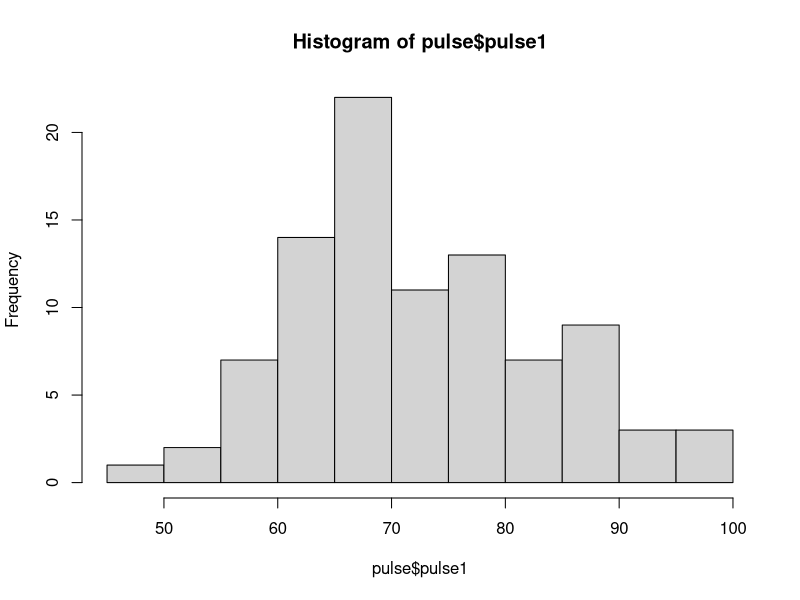
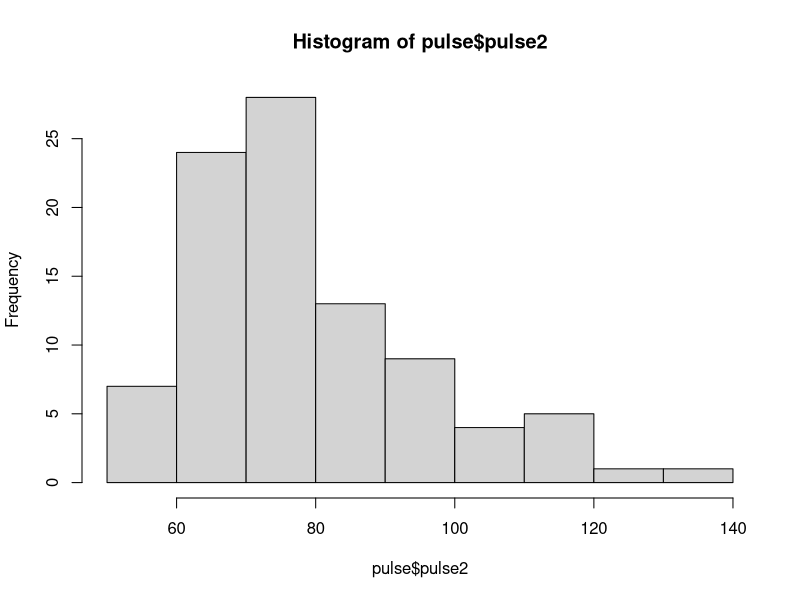
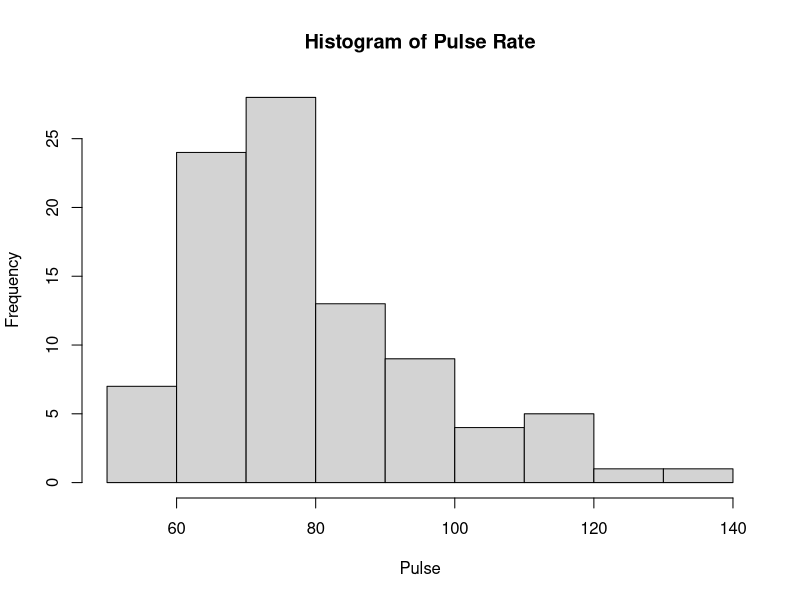
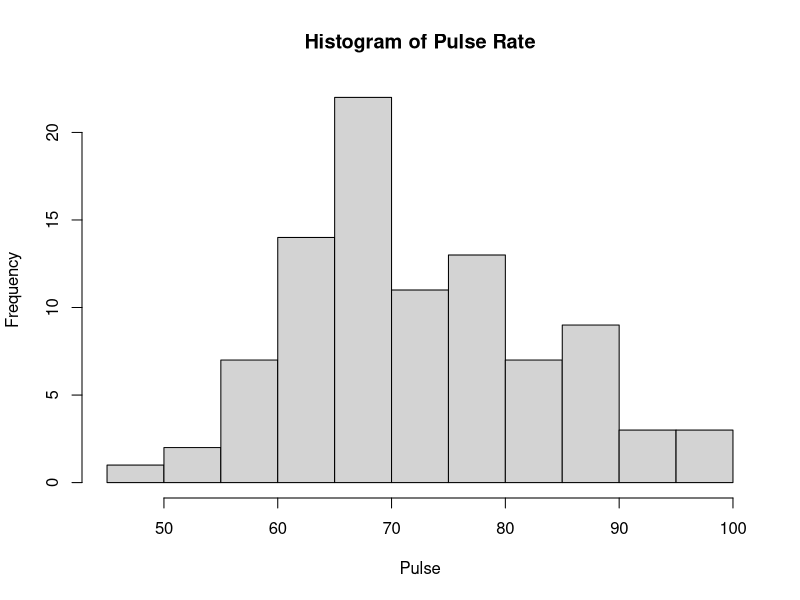
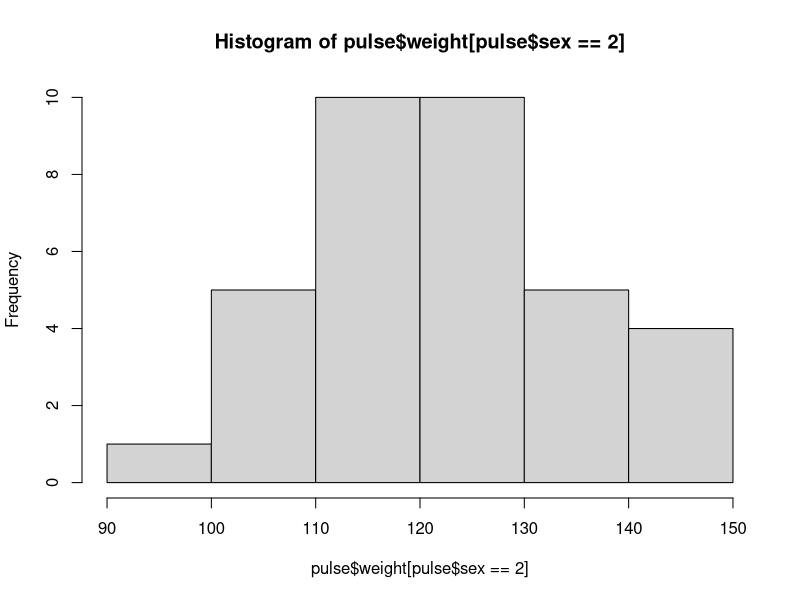
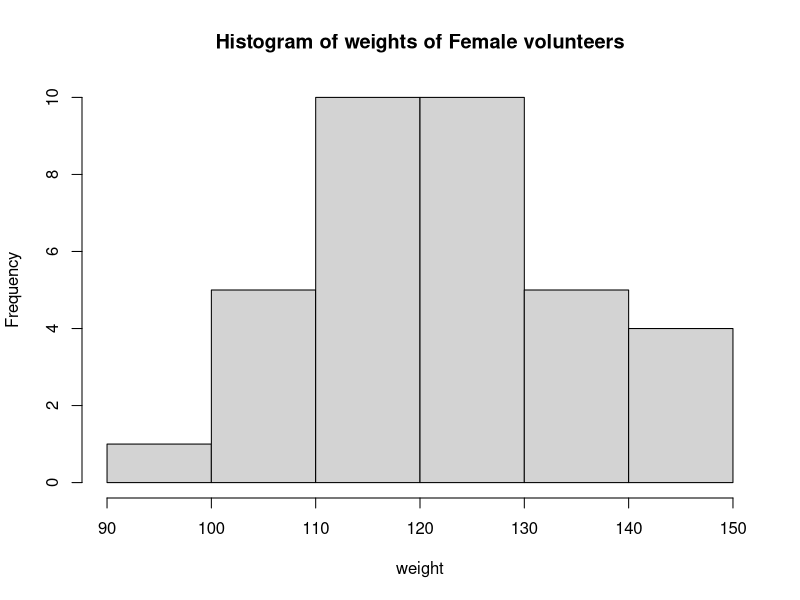
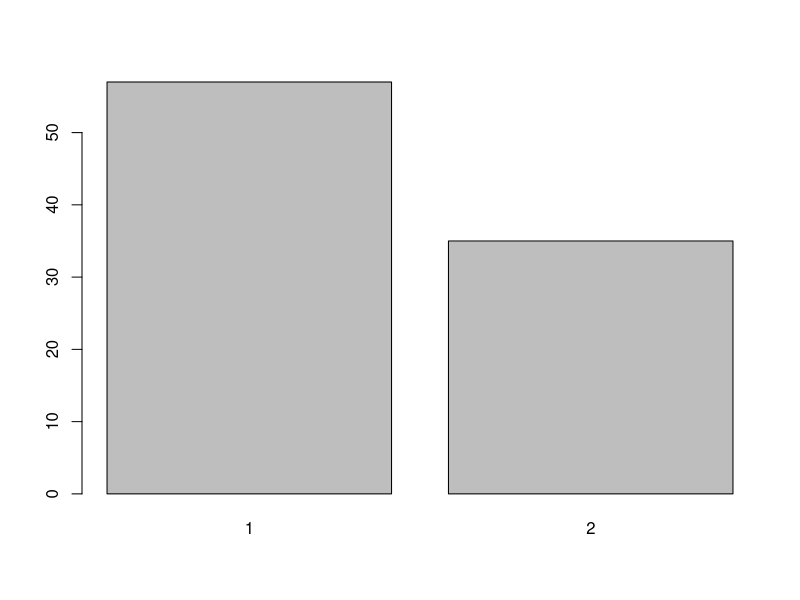
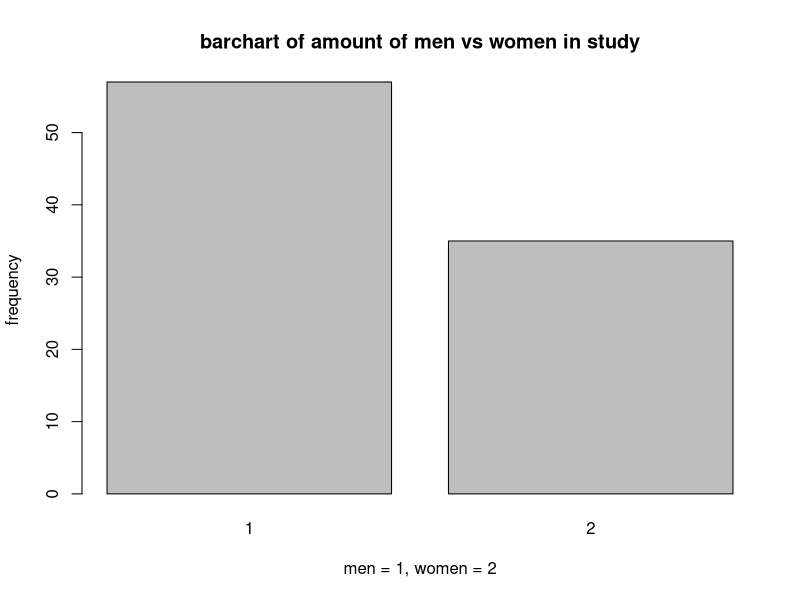

Write R code to recreate these figures, in order.
pulse <- read.table("Pulse.txt", header = TRUE)
pulse <- data.frame(pulse)
summary(pulse$pulse1)
summary(pulse)
mean(pulse$pulse1)
median(pulse$pulse1)
mode(pulse$pulse1)
min(pulse$pulse1)
max(pulse$pulse1)
mean(pulse$pulse2)
median(pulse$pulse2)
min(pulse$pulse2)
max(pulse$pulse2)
summary(pulse$pulse2[pulse$ran == 1])
summary(pulse$pulse2[pulse$ran == 2])
hist(pulse$pulse1)
hist(pulse$pulse2)
hist(pulse$pulse2, xlab = "Pulse", main = "Histogram of Pulse Rate")
hist(pulse$pulse1, xlab = "Pulse", main = "Histogram of Pulse Rate")
pulse
hist(pulse$weight[pulse$sex==2])
hist(pulse$weight[pulse$sex==2], xlab = "weight", main = "Histogram of weights of Female volunteers")
barplot(table(pulse$sex))
barplot(table(pulse$sex), xlab = "men = 1, women = 2", ylab = "frequency", main = "barchart of amount of men vs women in study")
boxplot(pulse$pulse1, pulse$pulse2, names=colnames(pulse)[1:2])
boxplot(pulse$pulse1, pulse$pulse2, names=colnames(pulse)[1:2],xlab = "pulse. before exercise = 1, after exercise = 2", ylab = "frequency", main = "boxplot of pulse before and after exercise")
